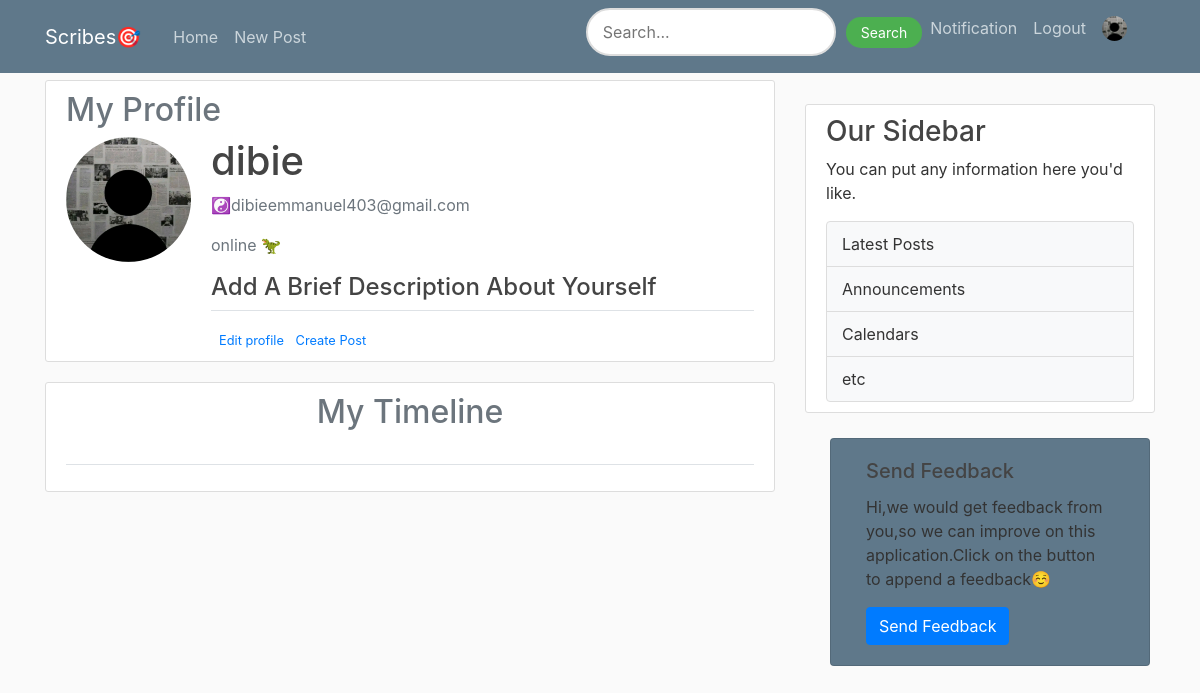
Screenshot of /Account (signed in) with the database file from the repository.
### flaskblog/models.py (models this page shows, shortened)
class User(db.Model, UserMixin):
    id = db.Column(db.Integer, primary_key=True)
    username = db.Column(db.String(20), nullable=False, unique=True)
    email = db.Column(db.String(120), nullable=False, unique=True)
    image_file = db.Column(db.String(20), nullable=False, default='default.jpg')
    password = db.Column(db.String(60), nullable=False)
    posts = db.relationship('Post', backref='author', lazy=True)
    is_admin = db.Column(db.Boolean, nullable=False,default=False)
    Biography= db.Column(db.Text, nullable=False,default='Add A Brief Description About Yourself')

### flaskblog/routes.py (the view)
@app.route("/Account")
@login_required
def Account():
    image_file = url_for('static', filename='profile_pics/' + current_user.image_file)
    page = request.args.get('page', 1, type=int)
    post = Post.query.filter_by(user_id=current_user.id).order_by(Post.date.desc()).paginate(page=page, per_page=1)
    return render_template('Account.html', title='Account', post=post, image_file=image_file)

### flaskblog/models.py (called while the page is built)
@login_manager.user_loader
def load_user(user_id):
    return User.query.get(int(user_id))

### flaskblog/templates/Account.html (shortened to what this page needs)
{% extends "layout.html" %}
{% block content %}
    <div class="content-section">
      <h2 class="text-secondary"><a>My Profile</a></h2>
      <div class="media">
        <a href="{{ url_for('show_img',image_file=image_file) }}">
        <img class="rounded-circle account-img" src="{{ image_file }}" alt="Profile Picture">
        </a>
        <div class="media-body">
          {% if current_user.is_admin and current_user.email=='dibieemmanuel403@gmail.com' %}
           <h6 class="account-heading">⭐{{ current_user.username }}</h6><sub style = "color: #428bca">||Founder🎟️||</sub>
           {% elif current_user.is_admin and current_user.username !='dibieemmanuel403' %}
           <h6 class="account-heading">{{ current_user.username }}</h6><sub style = "color: #428bca">||Admin ⭐||</sub>
           {% else %}
           <h6 class="account-heading">{{ current_user.username }}</h6>
           {% endif %}
          <p class="text-secondary">☯️{{ current_user.email }}</p>
          <p class="text-secondary">online 🦖</p>
       <h4>{{current_user.Biography}}</h4>
       <div class="border-top pt-3">
        <small class="text-secondary">
          <a class="ml-2" href="{{ url_for('edit') }}">Edit profile</a>
        </small>
        <small class="text-secondary">
          <a class="ml-2" href="{{ url_for('new_post') }}">Create Post</a>
        </small>
       </div>
        </div>
      </div>
    </div>
    <div class="content-section">
      <h2 class="text-center  text-secondary"><a>My Timeline</a></h2><br>
      <div class="border-top pt-3">
      </div>
    </div>
{% endblock content %}

### flaskblog/static/main.css (style rules this page uses)
body { background: #fafafa; color: #333333; margin-top: 5rem; }
h1, h2, h3, h4, h5, h6 { color: #444444; }
.content-section { background: #ffffff; padding: 10px 20px; border: 1px solid #dddddd; border-radius: 3px; margin-bottom: 20px; }
.account-img { height: 125px; width: 125px; margin-right: 20px; }
.account-heading { font-size: 2.5rem; }

### rows the page displays
User: username "dibie", email "dibieemmanuel403@gmail.com", Biography "Add A Brief Description About Yourself"
